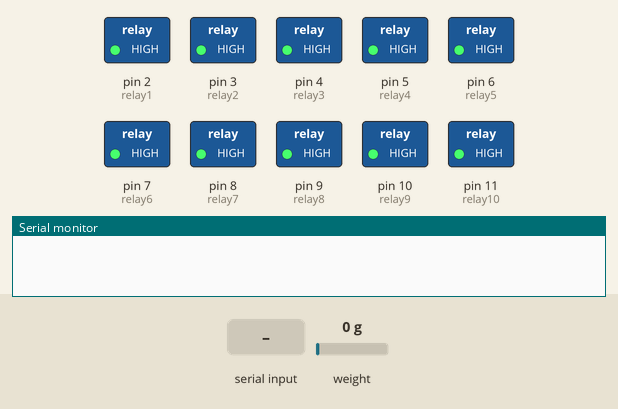
Simulated run of this sketch. Board: Arduino Uno, built with avr-gcc and run on an emulated ATmega328P. On the bench: switched loads named in the sketch (green lamp = pin HIGH), the last lines printed to the serial monitor. Inputs (shaded band) come from the test bench; at power-on: weight on the scale 0 g.

Above: at 3.6 s.
3.7 s: "90,45\n" received over Serial
At 5.9 s:
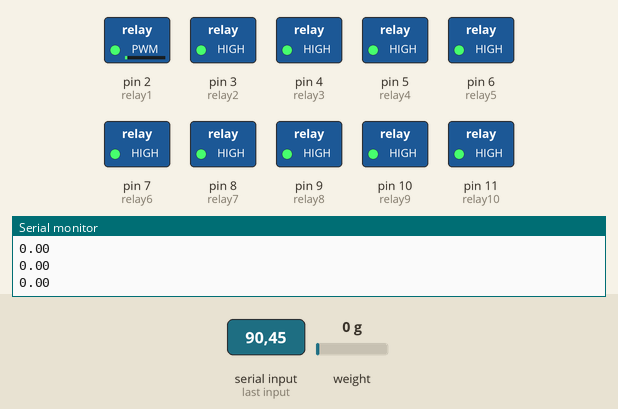
6.6 s: weight on the scale set to 81 g
8.1 s: weight on the scale set to 100 g
At 10.7 s:
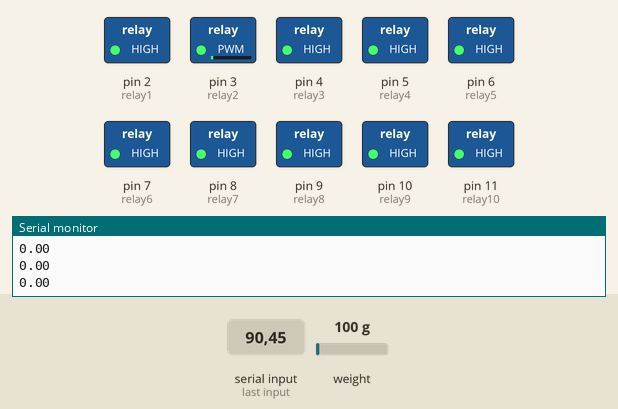
11.0 s: weight on the scale set to 137 g
12.5 s: weight on the scale set to 154 g
At 15.1 s:
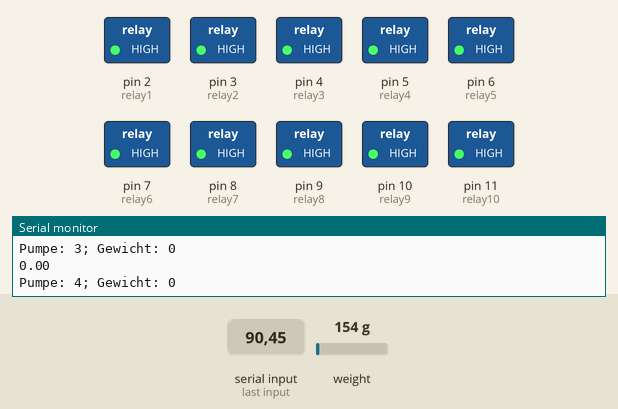
24.5 s: "30,150\n" received over Serial
At 26.5 s:
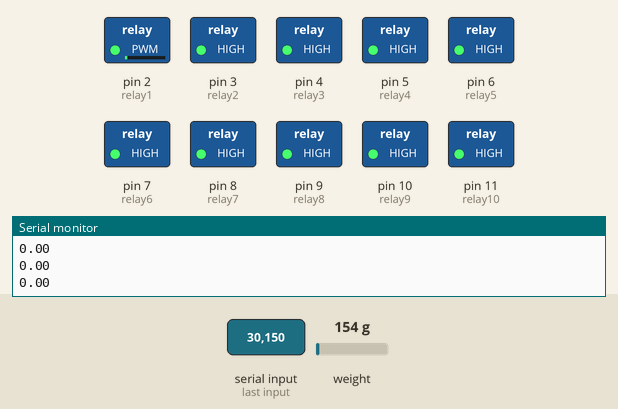
Timing chart, 0 to 28.0 s (numbered marks = the images above; inputs shaded):
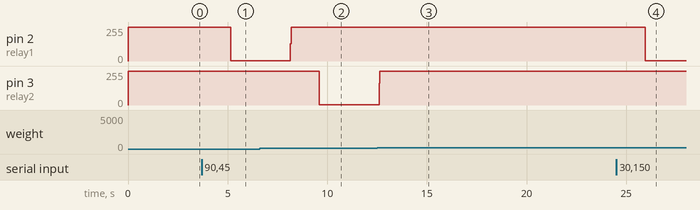

Measured:
- the behaviour switches between 89 and 90 g on weight on the scale (found by bisection; images 1 and 2)
- the behaviour switches between 144 and 145 g on weight on the scale (found by bisection; images 2 and 3)
- after the input at 3.7 s, pin 2 (relay1): 255/255 → 2/255 after 1.4 s
- after the input at 8.1 s, pin 2 (relay1): 2/255 → 255/255 after 0.05 s; pin 3 (relay2): 255/255 → 3/255 after 1.5 s
- after the input at 12.5 s, pin 3 (relay2): 3/255 → 255/255 after 0.10 s
- after the input at 24.5 s, pin 2 (relay1): 255/255 → 2/255 after 1.5 s

The sketch:

20200221_Rezept_Array.ino
```cpp
#include <HX711_ADC.h>
#include <Wire.h>

double gesamtgewicht = 0;
int maximalgewicht = 11000;
const int relay1 = 2;
const int relay2 = 3;
const int relay3 = 4;
const int relay4 = 5;
const int relay5 = 6;
const int relay6 = 7;
const int relay7 = 8;
const int relay8 = 9;
const int relay9 = 10;
const int relay10 = 11;
float Startgewicht = 0;
float Zielgewicht = 0;
float h;
float g;

//Empfangen der RasPi-Werte
const int NUMBER_OF_FIELDS = 10;
int fieldIndex = 0;
int values[NUMBER_OF_FIELDS];

//Waage
HX711_ADC LoadCell(0, 1); // parameters: dt pin, sck pin<span data-mce-type="bookmark" style="display: inline-block; width: 0px; overflow: hidden; line-height: 0;" class="mce_SELRES_start"></span>

void setup()
{


  Serial.begin(9600);
  pinMode(relay1, OUTPUT);
  pinMode(relay2, OUTPUT);
  pinMode(relay3, OUTPUT);
  pinMode(relay4, OUTPUT);
  pinMode(relay5, OUTPUT);
  pinMode(relay6, OUTPUT);
  pinMode(relay7, OUTPUT);
  pinMode(relay8, OUTPUT);
  pinMode(relay9, OUTPUT);
  pinMode(relay10, OUTPUT);

  digitalWrite(relay1, HIGH);
  digitalWrite(relay2, HIGH);
  digitalWrite(relay3, HIGH);
  digitalWrite(relay4, HIGH);
  digitalWrite(relay5, HIGH);
  digitalWrite(relay6, HIGH);
  digitalWrite(relay7, HIGH);
  digitalWrite(relay8, HIGH);
  digitalWrite(relay9, HIGH);
  digitalWrite(relay10, HIGH);

  LoadCell.begin(); // start connection to HX711
  LoadCell.start(2000); // load cells gets 2000ms of time to stabilize
  LoadCell.setCalFactor(999.0); // calibration factor for load cell => strongly dependent on your individual setup
}

void loop()
{
  if (Serial.available())
  {
    //byte bt = Serial.read();
    char ch = Serial.read();
    if(ch >= '0' && ch <= '9')
    {
      if (fieldIndex < NUMBER_OF_FIELDS)
      {
        values[fieldIndex] = (values[fieldIndex] * 10) + (ch - '0');
      }
    }
    else if (ch == ',')
    {
      fieldIndex = fieldIndex + 1;
    }
    else
    {
      for (int i = 0; i < 10; i++)
      {
        Serial.print("Pumpe: ");
        Serial.print(i+1);
        Serial.print("; Gewicht: ");
        Serial.println(values[i]);
        LoadCell.start(1000);
        LoadCell.update();                          // retrieves data from the load cell
        g = LoadCell.getData();               // get output value

        Startgewicht = g;
        //Serial.print("Startgewicht:");
        //Serial.println(g);
        Zielgewicht = Startgewicht + values[i];
        //Serial.print("Zielgewicht:");
        //Serial.println(Zielgewicht);
        digitalWrite(i+2, LOW);                   //Pumpe Ein

        double merker = 0;
        do
        {

          digitalWrite(i+2, LOW);
          LoadCell.update();
          h = LoadCell.getData();
          gesamtgewicht += h - merker;
          merker = h;
          Serial.println(h);
          delay(1);
          digitalWrite(i+2, HIGH);

        }while(h <= Zielgewicht-0.5 && gesamtgewicht < maximalgewicht);
      }
      //Serial.print("Erreichtes Gewicht: ");
      /*delay(3000);
      LoadCell.update();
      h = LoadCell.getData();
      Serial.println(h);
      delay(1000);*/
     // Serial.print("|");
     gesamtgewicht = 0;
     h = 0;
    }

  }
}

//                                \_(ò_Ó)_/
```
